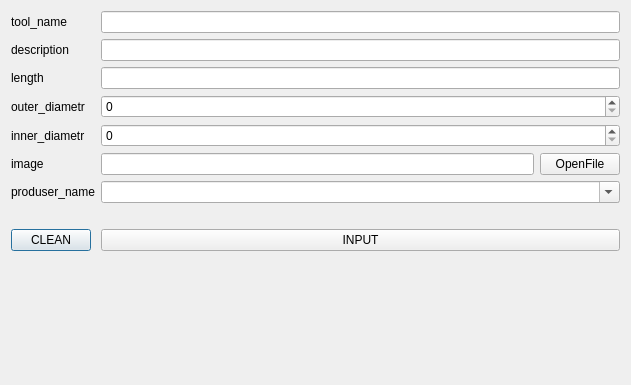
<?xml version="1.0" encoding="UTF-8"?>
<ui version="4.0">
 <class>UpdateToolWindow</class>
 <widget class="QDialog" name="UpdateToolWindow">
  <property name="geometry">
   <rect>
    <x>0</x>
    <y>0</y>
    <width>631</width>
    <height>385</height>
   </rect>
  </property>
  <property name="windowTitle">
   <string>Update Tool Window</string>
  </property>
  <layout class="QFormLayout" name="formLayout_2">
   <item row="2" column="0">
    <widget class="QLabel" name="label">
     <property name="text">
      <string>tool_name</string>
     </property>
    </widget>
   </item>
   <item row="2" column="1">
    <widget class="QLineEdit" name="lineEdit_tool_name">
     <property name="text">
      <string/>
     </property>
    </widget>
   </item>
   <item row="3" column="0">
    <widget class="QLabel" name="label_7">
     <property name="text">
      <string>description</string>
     </property>
    </widget>
   </item>
   <item row="3" column="1">
    <widget class="QLineEdit" name="lineEdit_description"/>
   </item>
   <item row="4" column="0">
    <widget class="QLabel" name="label_6">
     <property name="text">
      <string>length</string>
     </property>
    </widget>
   </item>
   <item row="4" column="1">
    <widget class="QLineEdit" name="lineEdit_legth"/>
   </item>
   <item row="5" column="0">
    <widget class="QLabel" name="label_5">
     <property name="text">
      <string>outer_diametr</string>
     </property>
    </widget>
   </item>
   <item row="6" column="0">
    <widget class="QLabel" name="label_4">
     <property name="text">
      <string>inner_diametr</string>
     </property>
    </widget>
   </item>
   <item row="8" column="0">
    <widget class="QLabel" name="label_2">
     <property name="text">
      <string>image</string>
     </property>
    </widget>
   </item>
   <item row="13" column="0">
    <widget class="QPushButton" name="pushButton_CLEAN">
     <property name="text">
      <string>CLEAN</string>
     </property>
    </widget>
   </item>
   <item row="13" column="1">
    <widget class="QPushButton" name="pushButton_INPUT">
     <property name="text">
      <string>INPUT</string>
     </property>
    </widget>
   </item>
   <item row="15" column="0">
    <layout class="QFormLayout" name="formLayout"/>
   </item>
   <item row="8" column="1">
    <layout class="QHBoxLayout" name="horizontalLayout">
     <item>
      <widget class="QLineEdit" name="lineEdit_2">
       <property name="text">
        <string/>
       </property>
       <property name="readOnly">
        <bool>false</bool>
       </property>
      </widget>
     </item>
     <item>
      <widget class="QPushButton" name="pushButton_3">
       <property name="text">
        <string>OpenFile</string>
       </property>
      </widget>
     </item>
    </layout>
   </item>
   <item row="10" column="1">
    <widget class="QComboBox" name="comboBox">
     <property name="editable">
      <bool>true</bool>
     </property>
    </widget>
   </item>
   <item row="10" column="0">
    <widget class="QLabel" name="label_3">
     <property name="text">
      <string>produser_name</string>
     </property>
    </widget>
   </item>
   <item row="5" column="1">
    <widget class="QSpinBox" name="spinBox_outer_diameter">
     <property name="suffix">
      <string/>
     </property>
    </widget>
   </item>
   <item row="6" column="1">
    <widget class="QSpinBox" name="spinBox_inner_diameter"/>
   </item>
   <item row="12" column="1">
    <widget class="QLabel" name="label_input_info">
     <property name="text">
      <string/>
     </property>
    </widget>
   </item>
  </layout>
 </widget>
 <resources/>
 <connections/>
</ui>
